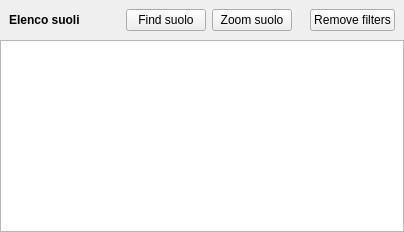
              <widget class="QWidget" name="SuoliInLavorazione">
               <property name="servizioAgri" stdset="0">
                <string>SuoliLavorazioneOffline</string>
               </property>
               <layout class="QVBoxLayout" name="verticalLayout_13">
                <property name="spacing">
                 <number>0</number>
                </property>
                <property name="leftMargin">
                 <number>0</number>
                </property>
                <property name="topMargin">
                 <number>0</number>
                </property>
                <property name="rightMargin">
                 <number>0</number>
                </property>
                <property name="bottomMargin">
                 <number>0</number>
                </property>
                <item>
                 <widget class="QFrame" name="frame_5">
                  <property name="maximumSize">
                   <size>
                    <width>16777215</width>
                    <height>100</height>
                   </size>
                  </property>
                  <property name="frameShape">
                   <enum>QFrame::NoFrame</enum>
                  </property>
                  <property name="frameShadow">
                   <enum>QFrame::Plain</enum>
                  </property>
                  <property name="class" stdset="0">
                   <string>serviceTitle</string>
                  </property>
                  <layout class="QHBoxLayout" name="horizontalLayout_7">
                   <item>
                    <widget class="QLabel" name="label_4">
                     <property name="sizePolicy">
                      <sizepolicy hsizetype="Expanding" vsizetype="Preferred">
                       <horstretch>0</horstretch>
                       <verstretch>0</verstretch>
                      </sizepolicy>
                     </property>
                     <property name="font">
                      <font>
                       <weight>75</weight>
                       <bold>true</bold>
                      </font>
                     </property>
                     <property name="text">
                      <string>Elenco suoli</string>
                     </property>
                     <property name="class" stdset="0">
                      <string>boldText</string>
                     </property>
                    </widget>
                   </item>
                   <item>
                    <spacer name="horizontalSpacer_4">
                     <property name="orientation">
                      <enum>Qt::Horizontal</enum>
                     </property>
                     <property name="sizeHint" stdset="0">
                      <size>
                       <width>40</width>
                       <height>20</height>
                      </size>
                     </property>
                    </spacer>
                   </item>
                   <item>
                    <widget class="QPushButton" name="btnSuoloFinder">
                     <property name="toolTip">
                      <string>Ricerca i suoli su mappa</string>
                     </property>
                     <property name="text">
                      <string>Find suolo</string>
                     </property>
                     <property name="icon">
                      <iconset theme=":/plugins/qgis_agri/images/action-feature-finder-icon.png">
                       <normaloff>.</normaloff>.</iconset>
                     </property>
                    </widget>
                   </item>
                   <item>
                    <widget class="QPushButton" name="btnSuoloZoom">
                     <property name="toolTip">
                      <string>Zoom sul suolo selezionato</string>
                     </property>
                     <property name="text">
                      <string>Zoom suolo</string>
                     </property>
                     <property name="icon">
                      <iconset theme=":/plugins/qgis_agri/images/action-zoom-icon.png">
                       <normaloff>.</normaloff>.</iconset>
                     </property>
                    </widget>
                   </item>
                   <item>
                    <widget class="QFrame" name="frame_6">
                     <property name="minimumSize">
                      <size>
                       <width>6</width>
                       <height>0</height>
                      </size>
                     </property>
                     <property name="frameShape">
                      <enum>QFrame::NoFrame</enum>
                     </property>
                     <property name="frameShadow">
                      <enum>QFrame::Plain</enum>
                     </property>
                    </widget>
                   </item>
                   <item>
                    <widget class="QPushButton" name="btnRemoveFilter">
                     <property name="toolTip">
                      <string>Rimuovi i filtri</string>
                     </property>
                     <property name="text">
                      <string>Remove filters</string>
                     </property>
                     <property name="icon">
                      <iconset theme=":/plugins/qgis_agri/images/action-remove-filter-icon.png">
                       <normaloff>.</normaloff>.</iconset>
                     </property>
                    </widget>
                   </item>
                  </layout>
                 </widget>
                </item>
                <item>
                 <widget class="QTableView" name="grid_SuoliInLavorazione">
                  <property name="contextMenuPolicy">
                   <enum>Qt::CustomContextMenu</enum>
                  </property>
                  <property name="selectionMode">
                   <enum>QAbstractItemView::SingleSelection</enum>
                  </property>
                  <property name="selectionBehavior">
                   <enum>QAbstractItemView::SelectRows</enum>
                  </property>
                  <property name="servizioAgri" stdset="0">
                   <string>SuoliLavorazioneOffline</string>
                  </property>
                 </widget>
                </item>
               </layout>
              </widget>
